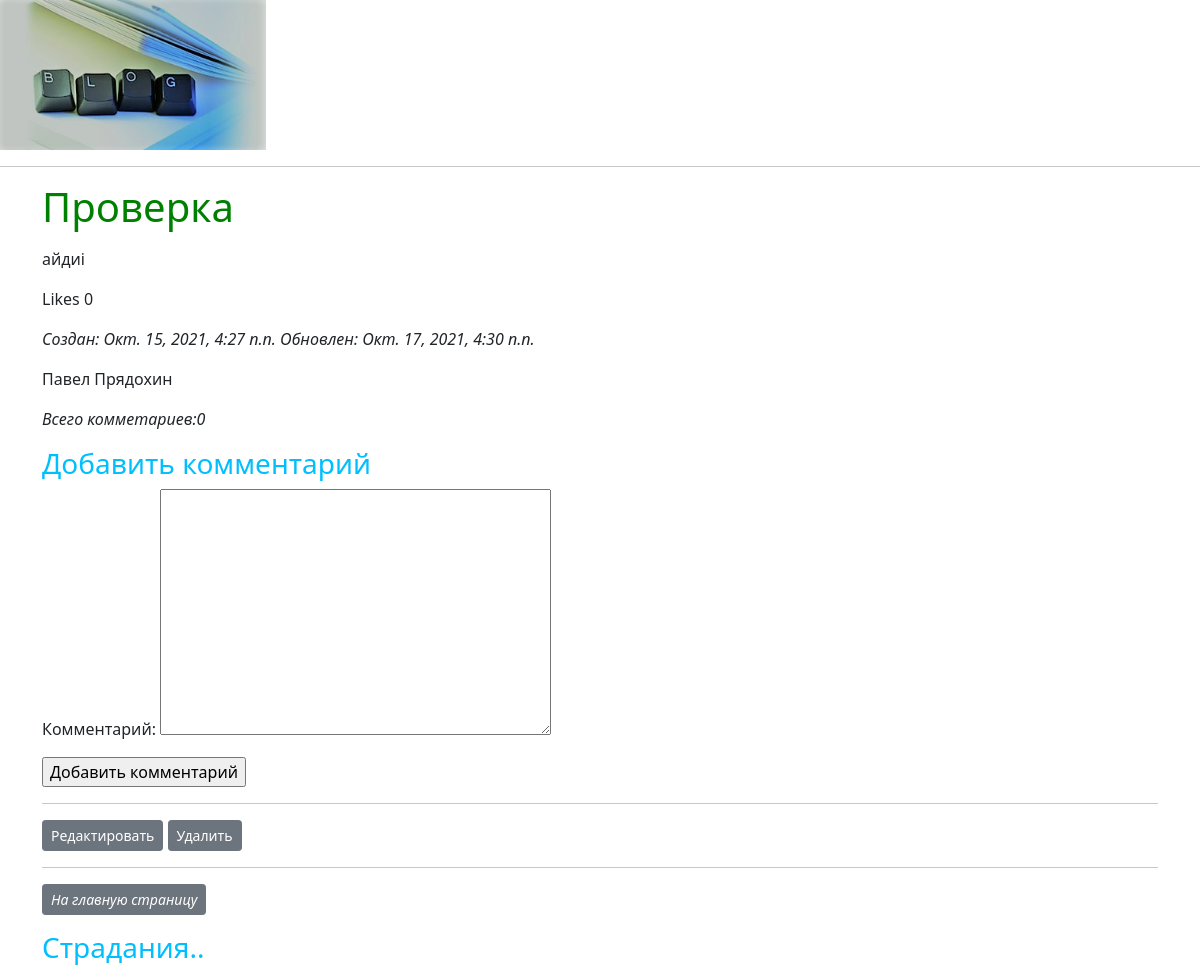
Screenshot of /posts/31/ with the database file from the repository.
### posts/models.py (models this page shows, shortened)
class Post(models.Model):
    id=models.AutoField(primary_key=True)
    title=models.CharField('Заголовок',max_length=120)
    content=models.TextField('Текст')
    timestamp=models.DateTimeField('Дата создания',auto_now=False, auto_now_add=True )
    updated=models.DateTimeField('Дата обновления',auto_now=True, auto_now_add=False )
    post_likes=models.IntegerField(default=0)
    status=(('r1','Роман'),('p','Поэма'),('r2','Рассказ'),('s','Стих'))
    status= models.CharField('Жанр',choices=status,max_length=2,default='r1')
    post_author=models.ForeignKey('Author',on_delete=models.CASCADE,verbose_name='Автор поста',blank=True, null=True )
    image=models.ImageField('Картинкa',blank=True,null=True)
    class Meta:
        verbose_name='Пост'
        verbose_name_plural='Посты'
        db_table='posts'#задали название в БД
        ordering=['-timestamp']#порядок

class Author(models.Model):
    id=models.AutoField(primary_key=True)
    first_name=models.CharField('Имя',max_length=120)
    second_name=models.CharField('Фамилия',max_length=120)
    email=models.EmailField('Почта',max_length=254)
    class Meta:
        verbose_name='Автор'
        verbose_name_plural='Авторы'
        db_table='authors'
        ordering=['second_name','first_name']
    def __str__(self):
        return self.first_name+' '+self.second_name

### posts/views.py (the view, shortened to what this page needs)
# urls.py: path('<int:id>/', views.post_detail,name='detail'),
def post_detail(request,id=None):
    instance=get_object_or_404(Post,id=id)
    comment=instance.comments.filter(active=True)
    new_comment = None
    comment_form=CommentForm(data=request.POST  or None)
    content={
        'title':'post_detail',
        'instance':instance,
        'comment': comment,
        'new_comment':new_comment,
        'comment_form':comment_form
    }
    return render(request, 'post_detail.html',content)

### posts/forms.py
class CommentForm(forms.ModelForm):
    class Meta:
        model=Comments
        fields=['comment_text']

### templates/post_detail.html (shortened to what this page needs)
{% extends 'base.html'%}
{%block content%}
<div>
	<h1>{{instance.title}}</h1>
	<p>{{instance.content | linebreaks }}</p>
	<p>Likes {{instance.post_likes}}</p>
	<p><i>Создан: {{instance.timestamp}} Обновлен: {{instance.updated}}</i></p>
	<p>{{instance.post_author}}</p>
	{% with comment.count as total_comments%}
	<p><i>Всего комметариев:{{total_comments}}</i></p>
	{%endwith%}
	{%if new_comment%}
	<p>Ваш комментарий был добавлен</p>
	{%else%}
	<h3>Добавить комментарий</h3>
	<form method="POST" action="" enctype="multipart/form-data">
		{{comment_form.as_p}}
		<input type="submit" value='Добавить комментарий'>
	</form>
	{%endif%}
</div>
<hr>
<a href="{% url 'posts:update' id=instance.id%}" type="button" class="btn btn-secondary btn-sm"> Редактировать</a>
<a href="{% url 'posts:delete' id=instance.id%}" type="button" class="btn btn-secondary btn-sm"> Удалить</a>
<hr>
<p><i><a href="{% url 'posts:list'%}" type="button" class="btn btn-secondary btn-sm"> На главную страницу</a></i></p>
<h3>Страдания..</h3>
{%endblock content%}

### static/css/base.css (style rules this page uses)
h1 { color: green; }

### rows the page displays
Post: title "Проверка", content "айдиi", post_likes "0", timestamp "Окт. 15, 2021, 4:27 п.п.", updated "Окт. 17, 2021, 4:30 п.п.", post_author "Павел Прядохин"

### other values shown
{{ total_comments }} "0"
